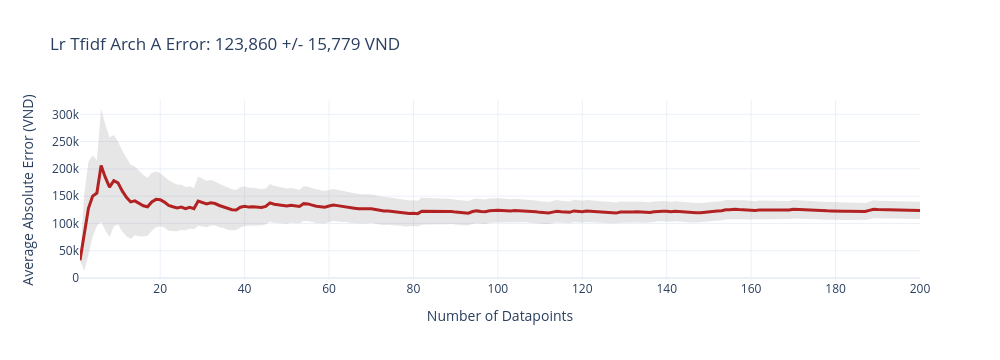
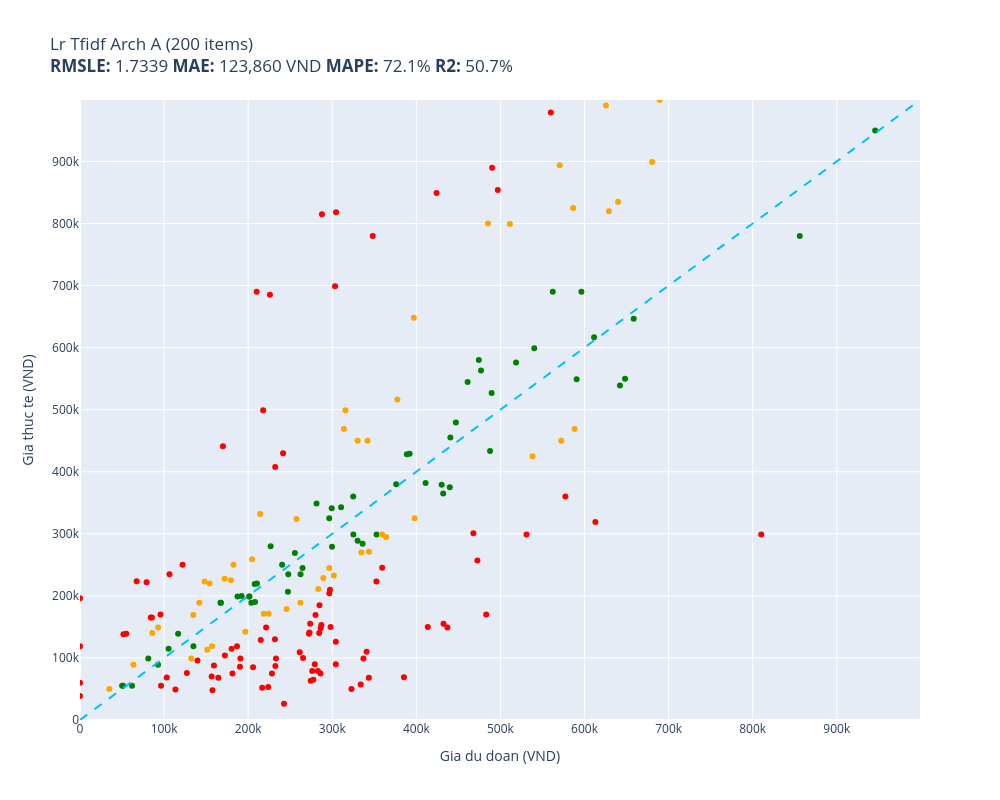

The notebook cell saved with these charts, in order:
### Code cell
t0 = time.time()
lr_model_a = LinearRegression()
lr_model_a.fit(X_train_a, prices)
print(f"LR A train: {time.time()-t0:.1f}s")

def lr_tfidf_arch_a(item):
    x = vectorizer_a.transform([item.summary])
    return max(lr_model_a.predict(x)[0], 0)

results_lr_a = evaluate(lr_tfidf_arch_a, test)

### Figure 1 — Plotly figure (JSON) as saved in the notebook; plotly's stock layout.template omitted (floating-point values rounded to 4 significant figures; data arrays with more than 128 entries replaced by an {"elided": "..."} marker saying what was removed)
{"data": [{"fill": "toself", "fillcolor": "rgba(128,128,128,0.2)", "hoverinfo": "skip", "line": {"color": "rgba(255,255,255,0)"}, "name": "95% CI", "showlegend": false, "type": "scatter", "x": {"elided": "400 int values"}, "y": {"elided": "400 float values"}}, {"customdata": {"elided": "200x1 float values"}, "hovertemplate": "n=%{x}<br>Avg Error=%{y:,.0f} VND<br>+/-95% CI=%{customdata[0]:,.0f} VND<extra></extra>", "line": {"color": "firebrick", "width": 3}, "mode": "lines", "name": "Cumulative Avg Error", "type": "scatter", "x": {"elided": "200 int values"}, "y": {"elided": "200 float values"}}], "layout": {"height": 360, "showlegend": false, "title": {"text": "Lr Tfidf Arch A Error: 123,860 +/- 15,779 VND"}, "width": 1000, "xaxis": {"title": {"text": "Number of Datapoints"}}, "yaxis": {"ticktext": ["0", "50k", "100k", "150k", "200k", "250k", "300k", "350k"], "tickvals": [0, 50000, 100000, 150000, 200000, 250000, 300000, 350000], "title": {"text": "Average Absolute Error (VND)"}}}}

### Figure 2 — Plotly figure (JSON) as saved in the notebook; plotly's stock layout.template omitted (floating-point values rounded to 4 significant figures)
{"data": [{"customdata": [["Thùng lưu trữ, hộp đựng đồ đa năng bằng ...\nDu doan: 447,031 VND\nThuc te: 479,400 VND"], ["Ugreen UG30771US230TK card mạng PCI-e 1x...\nDu doan: 336,114 VND\nThuc te: 284,000 VND"], ["Sạc Tương Thích Cho Laptop Hp Pavilion 1...\nDu doan: 299,344 VND\nThuc te: 341,000 VND"], ["Bàn Phím Tương Thích Cho Laptop Lenovo -...\nDu doan: 255,563 VND\nThuc te: 269,000 VND"], ["COMBO 10 QUẦN ĐIỀU HÒA THÔNG HƠI 5083\nDu doan: 264,676 VND\nThuc te: 245,000 VND"], ["BÚA ĐA NĂNG TOTAL THMFH0126 - HÀNG CHÍNH...\nDu doan: 489,562 VND\nThuc te: 527,000 VND"], ["Quần Kaki nam Khatoco Q2M578R1-CNRE598-2...\nDu doan: 487,669 VND\nThuc te: 433,500 VND"], ["Sạc dành cho Laptop Gaming Asus ROG Stri...\nDu doan: 945,712 VND\nThuc te: 950,000 VND"], ["Áo Bóng Đá Retro Real Madrid 2006/2007 -...\nDu doan: 352,667 VND\nThuc te: 299,000 VND"], ["Áo len dài tay nam thời trang Hàn Quốc S...\nDu doan: 203,785 VND\nThuc te: 189,000 VND"], ["Ugreen UG30701US154TK 13CM Màu Đen Dây U...\nDu doan: 92,829 VND\nThuc te: 89,000 VND"], ["Chuột máy tính có dây Gaming Newmen GX6,...\nDu doan: 431,930 VND\nThuc te: 365,000 VND"], ["Combo hộp   3 món  đeo tay  xinh xắn  ph...\nDu doan: 207,763 VND\nThuc te: 219,000 VND"], ["MÁY MÀI 100MM 710W TOLSEN 79544 - HÀNG C...\nDu doan: 658,523 VND\nThuc te: 646,558 VND"], ["Nệm cho chó mèo 40x50cm Điều Hòa phù hợp...\nDu doan: 192,236 VND\nThuc te: 200,000 VND"], ["Giày Sandal (Xăng Đan) dép quai hậu big ...\nDu doan: 474,317 VND\nThuc te: 580,000 VND"], ["Dầu gội nam Home Scape Care giảm gàu chă...\nDu doan: 262,314 VND\nThuc te: 235,000 VND"], ["Canxi Nano calcium D3 MK7 -Hộp 100 Viên ...\nDu doan: 134,905 VND\nThuc te: 119,000 VND"], ["Đồ Bộ Pijama Thun 3D Lửng Freesize 40-68...\nDu doan: 167,128 VND\nThuc te: 189,000 VND"], ["Balo Laptop 15.6 inch KMORE The CARTER -...\nDu doan: 648,210 VND\nThuc te: 550,000 VND"], ["Ốp lưng da HDD có ngăn đựng thẻ kèm kệ c...\nDu doan: 187,345 VND\nThuc te: 199,000 VND"], ["Chân váy công sở dáng đuôi cá, Lưng cao,...\nDu doan: 281,295 VND\nThuc te: 349,000 VND"], ["Sữa bột Nestlé NAN INFINIPRO A2 1 với cô...\nDu doan: 562,232 VND\nThuc te: 690,000 VND"], ["THINK BIG DO BIGGER, mã G92. Áo thun nam...\nDu doan: 81,219 VND\nThuc te: 99,000 VND"], ["Quần Jean nam Leman đen mài xám JD14 - S...\nDu doan: 590,615 VND\nThuc te: 549,000 VND"], ["Giày Da Nam Giá Rẻ Dập Vân Cá Sấu Có Chu...\nDu doan: 201,441 VND\nThuc te: 199,000 VND"], ["Tranh Xếp Hình Random Cut 750 Mảnh Minh ...\nDu doan: 167,560 VND\nThuc te: 189,000 VND"], ["Serum Prettyskin B5 Phục Hồi, Dưỡng Sáng...\nDu doan: 439,808 VND\nThuc te: 375,000 VND"], ["Bộ chuyển đổi Mini displayport sang H...\nDu doan: 476,917 VND\nThuc te: 563,000 VND"], ["Ốp Lưng Nillkin Super Frosted Shield Pro...\nDu doan: 208,146 VND\nThuc te: 190,000 VND"], ["Cavat 8cm bản lớn Hàn Quốc cao cấp, kẻ x...\nDu doan: 210,449 VND\nThuc te: 220,000 VND"], ["Vỏ Hột Quẹt Bật Lửa Xăng Đá Zorro ZC5-6 ...\nDu doan: 310,536 VND\nThuc te: 342,700 VND"], ["[Hàng Chính Hãng] Loa SoundMax A180/2...\nDu doan: 440,499 VND\nThuc te: 455,000 VND"], ["Đèn pin đội đầu j78 chiếu xa ánh sáng mạ...\nDu doan: 430,117 VND\nThuc te: 379,000 VND"], ["Cáp âm thanh chuyển jack 3.5mm sang 2 đầ...\nDu doan: 105,353 VND\nThuc te: 115,000 VND"], ["Máy Nghe Nhạc MP3 Ruizu X02 8GB - Hàng C...\nDu doan: 518,600 VND\nThuc te: 576,000 VND"], ["Giày Sandal Nữ BIGGBEN Da Bò Thật SDN62\nDu doan: 330,205 VND\nThuc te: 289,000 VND"], ["Ly  Thuỷ Tinh Pha Lê Ý RCR 360ml\nDu doan: 411,003 VND\nThuc te: 382,000 VND"], ["KEM CHỐNG NẮNG DƯỠNG DA VITAMIN - INICO ...\nDu doan: 376,013 VND\nThuc te: 380,000 VND"], ["Bao Case Ốp Cứng Trong Suốt PC bảo vệ ch...\nDu doan: 240,361 VND\nThuc te: 250,000 VND"], ["Ốp lưng dành cho Oppo Reno 5 mẫu Lá Phon...\nDu doan: 51,135 VND\nThuc te: 55,000 VND"], ["Mũ bucket tai bèo form tròn may nhiều mả...\nDu doan: 50,071 VND\nThuc te: 55,000 VND"], ["Kệ đỡ giá đỡ đế tản nhiệt cho ipad máy t...\nDu doan: 116,682 VND\nThuc te: 139,000 VND"], ["Nệm Massage toàn thân Bella Plus MK292\nDu doan: 540,237 VND\nThuc te: 599,000 VND"], ["(HCM) Tranh treo tường trang trí decor t...\nDu doan: 226,690 VND\nThuc te: 280,000 VND"], ["Sạc cho Laptop MSI PS42 8RA  Hàng Nhập k...\nDu doan: 325,098 VND\nThuc te: 299,000 VND"], ["Bộ 6 Ly Thủy Tinh Diamond Bormioli Rocco...\nDu doan: 388,672 VND\nThuc te: 428,400 VND"], ["Mô hình xe Lamborghini Terzo Milennio 1:...\nDu doan: 392,054 VND\nThuc te: 429,000 VND"], ["Sạc Tương Thích Cho Laptop Asus 150w TUF...\nDu doan: 856,002 VND\nThuc te: 780,000 VND"], ["Lược cắt tóc Nhật Bản YS PARK cho tóc ng...\nDu doan: 324,949 VND\nThuc te: 360,000 VND"], ["Túi du lịch dung lượng lớn Business Trav...\nDu doan: 460,998 VND\nThuc te: 544,700 VND"], ["Ốp in cho Samsung Galaxy A10 mẫu Động Vậ...\nDu doan: 61,903 VND\nThuc te: 55,000 VND"], ["Sữa Dưỡng Hỗ Trợ Mờ Nám Luxury Exosome E...\nDu doan: 596,361 VND\nThuc te: 690,000 VND"], ["Sạc cho laptop Dell Gaming Inspiron 7567...\nDu doan: 611,370 VND\nThuc te: 616,756 VND"], ["Cường lực chống nhìn trộm WiWU iPhone 14...\nDu doan: 247,273 VND\nThuc te: 206,798 VND"], ["Giày Sandal Nữ Đế Xuồng HÀ NAM Da Bò Thậ...\nDu doan: 299,686 VND\nThuc te: 279,000 VND"], ["Bao da Dux Ducis dành cho iPhone 15 Pro ...\nDu doan: 247,750 VND\nThuc te: 235,000 VND"], ["Máy nghe nhạc Lossless Ruizu X05 Bộ Nhớ ...\nDu doan: 642,111 VND\nThuc te: 539,000 VND"], ["Áo Sơ Mi Nam Công Sở Trung Niên Thương H...\nDu doan: 296,439 VND\nThuc te: 325,000 VND"], ["Bao da Máy tính bảng Honor Tab V7 Pro tr...\nDu doan: 201,252 VND\nThuc te: 199,000 VND"]], "hovertemplate": "%{customdata[0]}<extra></extra>", "legendgroup": "green", "marker": {"color": "green", "size": 6, "symbol": "circle"}, "mode": "markers", "name": "green", "orientation": "v", "showlegend": true, "type": "scatter", "x": [447000.0, 336100.0, 299300.0, 255600.0, 264700.0, 489600.0, 487700.0, 945700.0, 352700.0, 203800.0, 92830.0, 431900.0, 207800.0, 658500.0, 192200.0, 474300.0, 262300.0, 134900.0, 167100.0, 648200.0, 187300.0, 281300.0, 562200.0, 81220.0, 590600.0, 201400.0, 167600.0, 439800.0, 476900.0, 208100.0, 210400.0, 310500.0, 440500.0, 430100.0, 105400.0, 518600.0, 330200.0, 411000.0, 376000.0, 240400.0, 51130.0, 50070.0, 116700.0, 540200.0, 226700.0, 325100.0, 388700.0, 392100.0, 856000.0, 324900.0, 461000.0, 61900.0, 596400.0, 611400.0, 247300.0, 299700.0, 247800.0, 642100.0, 296400.0, 201300.0], "xaxis": "x", "y": [479400, 284000, 341000, 269000, 245000, 527000, 433500, 950000, 299000, 189000, 89000, 365000, 219000, 646558, 200000, 580000, 235000, 119000, 189000, 550000, 199000, 349000, 690000, 99000, 549000, 199000, 189000, 375000, 563000, 190000, 220000, 342700, 455000, 379000, 115000, 576000, 289000, 382000, 380000, 250000, 55000, 55000, 139000, 599000, 280000, 299000, 428400, 429000, 780000, 360000, 544700, 55000, 690000, 616756, 206798, 279000, 235000, 539000, 325000, 199000], "yaxis": "y"}, {"customdata": [["Bộ Gí Đỡ Từ Đa Chức Năng Hoco PH19 - Hàn...\nDu doan: 233,046 VND\nThuc te: 99,000 VND"], ["Chì Kẻ Mày Xé Suri 101 Black Màu Đen E27...\nDu doan: 242,636 VND\nThuc te: 26,000 VND"], ["Phần Mềm Diệt Virus Trend Micro Maximum ...\nDu doan: 577,232 VND\nThuc te: 360,000 VND"], ["Ugreen UG20868US174TK 2M màu Hồng Dây US...\nDu doan: 304,228 VND\nThuc te: 126,000 VND"], ["Combo Bộ sạc ANSMANN POWERLINE 4 Smart k...\nDu doan: 225,899 VND\nThuc te: 685,000 VND"], ["Cặp Nút Đệm Tai Nghe Silicone Thay Thế C...\nDu doan: 322,816 VND\nThuc te: 50,000 VND"], ["Thức ăn IGUANA Trưởng Thành Bí Đỏ GREENA...\nDu doan: 286,262 VND\nThuc te: 148,000 VND"], ["Combo 4 miếng dán đỡ kệ gỗ VINAVU, giúp ...\nDu doan: 216,667 VND\nThuc te: 52,000 VND"], ["Miếng Dán Dẻo PPF Mặt Lưng, Mặt Trước Dà...\nDu doan: 231,844 VND\nThuc te: 130,000 VND"], ["Quần bơi lưng cao LMcation Anita - Vườn ...\nDu doan: 436,950 VND\nThuc te: 149,000 VND"], ["Giá Đỡ Dây Cáp Wi WU CH011 - Hàng Chính ...\nDu doan: 340,887 VND\nThuc te: 110,000 VND"], ["KHĂN CHOÀNG CASHMERE CAO CẤP CAS15\nDu doan: 352,481 VND\nThuc te: 223,000 VND"], ["[Mẫu mới] Tã quần SunMate siêu mềm mại G...\nDu doan: 85,480 VND\nThuc te: 165,000 VND"], ["Ba lô, balo  laptop thời trang Hàn Quốc ...\nDu doan: 265,267 VND\nThuc te: 100,000 VND"], ["Lốc 4 Gói băng vệ sinh Kotex Bảo Vệ Toàn...\nDu doan: 0 VND\nThuc te: 196,000 VND"], ["Mũ len liền khăn lót nỉ trùm kín cổ siêu...\nDu doan: 180,291 VND\nThuc te: 115,000 VND"], ["Thú nhồi bông rồng sữa vô tri êm mịn - S...\nDu doan: 287,748 VND\nThuc te: 815,000 VND"], ["Muối Rửa Bát Finish chuyên dụng chuyên ...\nDu doan: 186,712 VND\nThuc te: 119,000 VND"], ["Tinh dầu Tràm Huế thương hiệu Làng Hạ 10...\nDu doan: 282,874 VND\nThuc te: 79,000 VND"], ["Combo Mút Trang Điểm Mastige Màu Cam Nhạ...\nDu doan: 164,461 VND\nThuc te: 68,000 VND"], ["Nàng Tiên Tóc Mây DK81159\nDu doan: 127,140 VND\nThuc te: 75,840 VND"], ["Kính cường lực trong suốt Kuzoom cho iPa...\nDu doan: 280,116 VND\nThuc te: 169,000 VND"], ["Đồ Chơi Tay Cầm Âm Nhạc 2 TOONYKIDS - Đồ...\nDu doan: 67,384 VND\nThuc te: 223,500 VND"], ["Dụng cụ đốt Palo santo - Palo santo Hold...\nDu doan: 51,627 VND\nThuc te: 138,000 VND"], ["Sandal dongnai dép quai hậu nữ A24 dù xa...\nDu doan: 304,208 VND\nThuc te: 89,999 VND"], ["Tinh Chất Dưỡng Sáng Da Vitamin C CNP De...\nDu doan: 348,167 VND\nThuc te: 780,000 VND"], ["Bộ Tháo Mắt Xích Xe Loại Tốt – Gọn Nhẹ, ...\nDu doan: 84,136 VND\nThuc te: 165,000 VND"], ["Combo 5 Giấy Thấm Dầu Mayan  (100 Tờ / G...\nDu doan: 190,223 VND\nThuc te: 86,000 VND"], ["Bát Ăn Trẻ Em Amori 580ml - Hàng Cao Cấp...\nDu doan: 274,410 VND\nThuc te: 63,250 VND"], ["Ổ Khóa Chống Trộm Thông Minh\nDu doan: 159,292 VND\nThuc te: 88,000 VND"], ["Sữa bột Enfagrow A+ Neuropro 4 1.7kg với...\nDu doan: 559,884 VND\nThuc te: 979,000 VND"], ["BẠT CHỐNG NẮNG PHÍA TRONG KÍNH LÁI Xe Ô ...\nDu doan: 181,339 VND\nThuc te: 75,000 VND"], ["Giày cao gót 7 phân vải dệt, mũi nhọn hở...\nDu doan: 296,514 VND\nThuc te: 204,250 VND"], ["Thuốc Bột Nhuộm Hoa Tươi  màu thực phẩm ...\nDu doan: 413,588 VND\nThuc te: 150,000 VND"], ["Mũ Lưỡi Trai Nam Thời Trang Lính Cao Cấp...\nDu doan: 205,851 VND\nThuc te: 85,000 VND"], ["Ốp lưng chống sốc vân kim loại cho Samsu...\nDu doan: 228,296 VND\nThuc te: 75,000 VND"], ["Dép Sandal nam da bò nhập khẩu nguyên tấ...\nDu doan: 467,815 VND\nThuc te: 301,000 VND"], ["Kiếng Hậu Kitaco Z2 Japan 10mm\nDu doan: 210,109 VND\nThuc te: 690,000 VND"], ["Gấu Bông Đựng Khăn Giấy và Sọt Rác Tiện ...\nDu doan: 122,025 VND\nThuc te: 250,000 VND"], ["Balo Nữ Thời Trang 3in1 Hình BTS MH566\nDu doan: 113,512 VND\nThuc te: 49,000 VND"], ["Bình Uống Nước Cho Bé LocknLock HAP916 4...\nDu doan: 232,147 VND\nThuc te: 407,700 VND"], ["Khăn lụa choàng cổ 02\nDu doan: 221,351 VND\nThuc te: 149,000 VND"], ["Thắt Lưng Nữ Dây Nịt Nữ Button mang đầm ...\nDu doan: 190,718 VND\nThuc te: 99,000 VND"], ["Chảo Nhôm Chống Dính You Cook 18cm\nDu doan: 261,344 VND\nThuc te: 109,000 VND"], ["Loa HP 2000 (VS)\nDu doan: 286,978 VND\nThuc te: 153,000 VND"], ["Áo ren organza trắng Maxivic M042302\nDu doan: 490,173 VND\nThuc te: 890,000 VND"], ["Nón hiphop NEON POKER black\nDu doan: 337,104 VND\nThuc te: 99,000 VND"], ["Thắt lưng bản 4cm. Mặt khoá phong cách\nDu doan: 276,124 VND\nThuc te: 79,000 VND"], ["Chuột Gaming T-Wolf G560 Led USB - Hàng ...\nDu doan: 284,445 VND\nThuc te: 140,000 VND"], ["Bộ Test Nước Emaux CE029\nDu doan: 297,277 VND\nThuc te: 210,000 VND"], ["Túi xách công sở nam dọc cao cấp chống t...\nDu doan: 531,018 VND\nThuc te: 299,000 VND"], ["Giày tây Giày lười nam hàn quốc đai kim ...\nDu doan: 79,145 VND\nThuc te: 222,000 VND"], ["Ví nữ cầm tay vuông mini hình cỏ ba lá  ...\nDu doan: 0 VND\nThuc te: 38,500 VND"], ["Xịt Dưỡng Ẩm Eucerin Cho Da Nhạy Cảm 50m...\nDu doan: 483,056 VND\nThuc te: 170,000 VND"], ["Bánh Custas kem trứng Orion hộp 276g\nDu doan: 0 VND\nThuc te: 60,000 VND"], ["Loa SUB Siêu Trầm Cao Cấp S1 - Hàng Nhập...\nDu doan: 424,068 VND\nThuc te: 849,000 VND"], ["Combo 3 Kem Đánh Răng P/S Trắng Răng Tha...\nDu doan: 172,293 VND\nThuc te: 104,000 VND"], ["Ugreen UG80110CM261TK bộ chuyển RS232 ra...\nDu doan: 169,979 VND\nThuc te: 441,000 VND"], ["THANH XỐP RUY BĂNG CUỐN TÓC KHÔNG NHIỆT ...\nDu doan: 139,745 VND\nThuc te: 96,000 VND"], ["Bàn Xếp Gọn Gỗ Tự Nhiên BM 50cm x 70cm (...\nDu doan: 496,877 VND\nThuc te: 854,000 VND"], ["Combo 10 Mặt Nạ Banobagi Kháng Viêm, Giả...\nDu doan: 95,688 VND\nThuc te: 170,000 VND"], ["Bông tẩy tế bào chết và dưỡng ẩm da cho ...\nDu doan: 241,506 VND\nThuc te: 430,000 VND"], ["Combo 2 bộ miếng lót cho giày rộng V.3 T...\nDu doan: 157,507 VND\nThuc te: 48,000 VND"], ["Ốp lưng dành cho Samsung M20 Chim Lửa N...\nDu doan: 96,365 VND\nThuc te: 55,000 VND"], ["Combo Pharmaact Sảng Khoái Mát Lạnh - Ch...\nDu doan: 272,362 VND\nThuc te: 139,000 VND"], ["Gối Tựa Lưng Massage Túi Khí Kéo Dãn,Tíc...\nDu doan: 612,928 VND\nThuc te: 319,000 VND"], ["Tông đơ chấn viền Kemei KM-2299 lưỡi cắt...\nDu doan: 217,821 VND\nThuc te: 499,000 VND"], ["Kẹp Gỗ Đa Năng  Dùng Để Gắp Kẹp Thức Ăn ...\nDu doan: 333,834 VND\nThuc te: 57,000 VND"], ["Bọt dung dịch vệ sinh dành cho teen Oris...\nDu doan: 432,330 VND\nThuc te: 155,000 VND"], ["Nón lá vẽ mỹ nghệ hoạ tiết Cô gái trong ...\nDu doan: 277,585 VND\nThuc te: 65,000 VND"], ["Hộp Nhựa 200x120x75mm - Chống nước CT\nDu doan: 223,781 VND\nThuc te: 53,350 VND"], ["Chuột Razer DeathAdder Essential-Ergonom...\nDu doan: 303,317 VND\nThuc te: 699,000 VND"], ["Ngũ cốc Xuân An yến mạch hạnh nhân hạt c...\nDu doan: 232,354 VND\nThuc te: 87,000 VND"], ["Giấy Vẽ Faber 200g Khổ A4 Fish 104002\nDu doan: 103,216 VND\nThuc te: 68,400 VND"], ["Kệ khay chữ nhật để miếng rửa chén có Kh...\nDu doan: 385,220 VND\nThuc te: 69,000 VND"], ["Sữa tắm joyce & doll cho chó mèo - Sữa t...\nDu doan: 106,379 VND\nThuc te: 235,000 VND"], ["[HSD 03/2027] Sữa Tắm On: The Body Cấp Ẩ...\nDu doan: 214,990 VND\nThuc te: 129,000 VND"], ["Bông Lau Thay Thế Cho Chổi Lau Nhà Cao C...\nDu doan: 343,578 VND\nThuc te: 68,000 VND"], ["Ốp Lưng Kính Cường Lực Trong Suốt Hoàn T...\nDu doan: 272,773 VND\nThuc te: 140,798 VND"], ["Bàn phím dùng cho Laptop Asus F451c Asus...\nDu doan: 359,365 VND\nThuc te: 245,191 VND"], ["(GIÁ TỐT) Giày đế xuồng nữ da bò thật mà...\nDu doan: 284,812 VND\nThuc te: 185,000 VND"], ["Mật Ong Vihoney 180ml\nDu doan: 286,032 VND\nThuc te: 75,000 VND"], ["Hộp mực 35A 85A 36A Halloya có lỗ đổ mực...\nDu doan: 298,008 VND\nThuc te: 150,000 VND"], ["Bộ cấp nước bồn cầu - Bộ cấp nước két nư...\nDu doan: 273,758 VND\nThuc te: 155,000 VND"], ["Vòng bi xe máy KONLON 63/22 Open\nDu doan: 279,291 VND\nThuc te: 90,000 VND"], ["KB31EKT - Thẻ chìa khóa khách sạn Vivace...\nDu doan: 304,543 VND\nThuc te: 818,000 VND"], ["Tam sơn tam cấp kệ để bát hương ,nhang b...\nDu doan: 810,200 VND\nThuc te: 299,000 VND"], ["Găng tay da nam mẫu HOT Siêu CẢM ỨNG, Si...\nDu doan: 55,069 VND\nThuc te: 139,000 VND"], ["Bàn phím cho 4736 4736G 4736Z 4736ZG 481...\nDu doan: 472,575 VND\nThuc te: 257,197 VND"], ["Make Today Great, mã G276. Hãy tỏa sáng ...\nDu doan: 0 VND\nThuc te: 119,000 VND"], ["Vớ tất thể thao nam cổ trung ELLE ACTIVE...\nDu doan: 156,602 VND\nThuc te: 70,000 VND"]], "hovertemplate": "%{customdata[0]}<extra></extra>", "legendgroup": "red", "marker": {"color": "red", "size": 6, "symbol": "circle"}, "mode": "markers", "name": "red", "orientation": "v", "showlegend": true, "type": "scatter", "x": [233000.0, 242600.0, 577200.0, 304200.0, 225900.0, 322800.0, 286300.0, 216700.0, 231800.0, 436900.0, 340900.0, 352500.0, 85480.0, 265300.0, 0.0, 180300.0, 287700.0, 186700.0, 282900.0, 164500.0, 127100.0, 280100.0, 67380.0, 51630.0, 304200.0, 348200.0, 84140.0, 190200.0, 274400.0, 159300.0, 559900.0, 181300.0, 296500.0, 413600.0, 205900.0, 228300.0, 467800.0, 210100.0, 122000.0, 113500.0, 232100.0, 221400.0, 190700.0, 261300.0, 287000.0, 490200.0, 337100.0, 276100.0, 284400.0, 297300.0, 531000.0, 79150.0, 0.0, 483100.0, 0.0, 424100.0, 172300.0, 170000.0, 139700.0, 496900.0, 95690.0, 241500.0, 157500.0, 96370.0, 272400.0, 612900.0, 217800.0, 333800.0, 432300.0, 277600.0, 223800.0, 303300.0, 232400.0, 103200.0, 385200.0, 106400.0, 215000.0, 343600.0, 272800.0, 359400.0, 284800.0, 286000.0, 298000.0, 273800.0, 279300.0, 304500.0, 810200.0, 55070.0, 472600.0, 0.0, 156600.0], "xaxis": "x", "y": [99000, 26000, 360000, 126000, 685000, 50000, 148000, 52000, 130000, 149000, 110000, 223000, 165000, 100000, 196000, 115000, 815000, 119000, 79000, 68000, 75840, 169000, 223500, 138000, 89999, 780000, 165000, 86000, 63250, 88000, 979000, 75000, 204250, 150000, 85000, 75000, 301000, 690000, 250000, 49000, 407700, 149000, 99000, 109000, 153000, 890000, 99000, 79000, 140000, 210000, 299000, 222000, 38500, 170000, 60000, 849000, 104000, 441000, 96000, 854000, 170000, 430000, 48000, 55000, 139000, 319000, 499000, 57000, 155000, 65000, 53350, 699000, 87000, 68400, 69000, 235000, 129000, 68000, 140798, 245191, 185000, 75000, 150000, 155000, 90000, 818000, 299000, 139000, 257197, 119000, 70000], "yaxis": "y"}, {"customdata": [["Dây đai du lịch Master Lock 4701EURDGRN ...\nDu doan: 257,475 VND\nThuc te: 324,000 VND"], ["Bịch cà phê hòa tan 3 in 1 Meet More (50...\nDu doan: 262,106 VND\nThuc te: 189,000 VND"], ["KHĂN CHOÀNG CASHMERE CAO CẤP CAS34\nDu doan: 148,190 VND\nThuc te: 223,000 VND"], ["Bóng Đèn Ô Tô Xtec H15 12V 15/55W\nDu doan: 218,615 VND\nThuc te: 171,000 VND"], ["Kính mát nam Mắt vuông chống nắng uv thờ...\nDu doan: 85,955 VND\nThuc te: 140,000 VND"], ["Phần mềm thiết kế iSolid 3D phiên bản ti...\nDu doan: 570,536 VND\nThuc te: 894,000 VND"], ["Quạt treo tường Lifan TE-1689 có remote ...\nDu doan: 639,926 VND\nThuc te: 835,000 VND"], ["COMBO 2 ĐÈN TƯỜNG TRANG TRÍ TRONG NHÀ MS...\nDu doan: 364,078 VND\nThuc te: 295,000 VND"], ["Miếng Kính Cường Lực Chống Nhìn Trộm cho...\nDu doan: 330,234 VND\nThuc te: 449,999 VND"], ["Mì Trứng Cao Cấp Meizan (500g)\nDu doan: 34,910 VND\nThuc te: 50,000 VND"], ["Bơm Hơi Đạp Chân Cho ÔTÔ , Xe Máy, Xe Đạ...\nDu doan: 92,924 VND\nThuc te: 149,000 VND"], ["Cặp Đựng Laptop Chống Sốc Cao Cấp, Cặp Đ...\nDu doan: 397,986 VND\nThuc te: 325,000 VND"], ["Máy Đo Huyết Áp Cơ ALPK2 - Nhập Khẩu Chí...\nDu doan: 586,571 VND\nThuc te: 825,000 VND"], ["Tấm dán patch_velcro treo tường\nDu doan: 154,128 VND\nThuc te: 220,000 VND"], ["Chà bông xù Viettin Mart 500G\nDu doan: 151,366 VND\nThuc te: 113,000 VND"], ["Gối Cao Su Non Chống Méo Đầu Cho Bé\nDu doan: 179,508 VND\nThuc te: 225,000 VND"], ["Bộ Pyjama HUONGTAM Phi tay dài nam cao c...\nDu doan: 204,641 VND\nThuc te: 259,000 VND"], ["Pin dùng cho Laptop Acer One 725 - Hàng ...\nDu doan: 377,485 VND\nThuc te: 516,465 VND"], ["Rượu Vang Chile Yali Wetland Reserva Cab...\nDu doan: 572,325 VND\nThuc te: 450,000 VND"], ["Kính xinh, Kính râm Mắt mèo Hàn Quốc thờ...\nDu doan: 141,911 VND\nThuc te: 189,000 VND"], ["Miếng Lót Chuột MousePad Trải Bàn Nitend...\nDu doan: 156,956 VND\nThuc te: 119,000 VND"], ["AirTag Charm Strap hàng chính hãng Bone\nDu doan: 296,476 VND\nThuc te: 245,000 VND"], ["Sạc Tương Thích Cho Laptop Asus Vivobook...\nDu doan: 485,145 VND\nThuc te: 800,000 VND"], ["Đồ Chơi Giáo Dục Sớm Tháp Xếp Chồng Lala...\nDu doan: 245,680 VND\nThuc te: 179,000 VND"], ["Bao da dành cho Samsung Galaxy Tab S6 10...\nDu doan: 171,980 VND\nThuc te: 227,500 VND"], ["(ẢNH THẬT) Tranh treo tường núi non hùng...\nDu doan: 182,560 VND\nThuc te: 250,000 VND"], ["Giá đỡ điện thoại để bàn chất liệu plast...\nDu doan: 283,431 VND\nThuc te: 211,000 VND"], ["Máy Xay Sinh Tố BlueStone BLB-5328 1.5 L...\nDu doan: 689,346 VND\nThuc te: 999,000 VND"], ["Bọc Vô Lăng CIND C037 Size M Màu Kem\nDu doan: 196,691 VND\nThuc te: 142,000 VND"], ["Bộ combo Vệ Sinh & Khửi mùi Giày Dép Sne...\nDu doan: 289,451 VND\nThuc te: 229,000 VND"], ["Bàn Phím dùng cho Laptop ACER Extensa 25...\nDu doan: 343,617 VND\nThuc te: 271,170 VND"], ["Hộp Đựng Thuốc Lá 20 Điếu Dài Slim Nút B...\nDu doan: 132,294 VND\nThuc te: 99,000 VND"], ["Wekki Đồ Chơi Lắp Ráp Tiệm Đá Bào Wk5060...\nDu doan: 315,692 VND\nThuc te: 499,000 VND"], ["COMBO 2 Sợi Dây Buộc Tóc ADIDAS ADAC-165...\nDu doan: 214,343 VND\nThuc te: 332,000 VND"], ["Combo kem bôi da thuần mộc ngừa rôm sảy ...\nDu doan: 334,562 VND\nThuc te: 270,000 VND"], ["Máy lọc không khí xe hơi ô tô công nghệ ...\nDu doan: 538,168 VND\nThuc te: 425,000 VND"], ["Đồ chơi lắp ráp Mô hình máy bay ném bom ...\nDu doan: 359,350 VND\nThuc te: 299,000 VND"], ["Kính râm nam Solex chữ H Mắt kính thủy t...\nDu doan: 313,906 VND\nThuc te: 469,000 VND"], ["MŨI KHOAN ĐẤT Φ150X800MM INGCO GEA55221-...\nDu doan: 397,023 VND\nThuc te: 648,000 VND"], ["Cặp đèn thờ bằng gỗ khắc chữ  phúc lộc t...\nDu doan: 680,410 VND\nThuc te: 899,000 VND"], ["Khóa Đồng 75 CS Series ABUS (60mm)\nDu doan: 511,324 VND\nThuc te: 799,000 VND"], ["Xích đeo quần 2 lớp thép titan không đen...\nDu doan: 224,390 VND\nThuc te: 171,000 VND"], ["Sạc Laptop dùng cho Máy Tinh HP - Kèm Dâ...\nDu doan: 301,946 VND\nThuc te: 232,771 VND"], ["Quánh Đúc Chống Dính Vân Đá Đáy Từ Ecora...\nDu doan: 588,218 VND\nThuc te: 469,000 VND"], ["Hộp mực Thuận Phong 204A dùng cho máy in...\nDu doan: 625,543 VND\nThuc te: 990,000 VND"], ["Áo Mưa 1 Người Bít Sườn Thời Trang, RAND...\nDu doan: 134,748 VND\nThuc te: 169,000 VND"], ["Bộ Lắp Ghép Cho Bé 3D Mideer Translucent...\nDu doan: 342,058 VND\nThuc te: 450,000 VND"], ["Cây gãi lưng/ gãi ngứa bằng sừng Trâu [M...\nDu doan: 63,590 VND\nThuc te: 89,000 VND"], ["Bàn Phím dùng cho laptop HP Folio 13.3\" ...\nDu doan: 629,061 VND\nThuc te: 819,720 VND"]], "hovertemplate": "%{customdata[0]}<extra></extra>", "legendgroup": "orange", "marker": {"color": "orange", "size": 6, "symbol": "circle"}, "mode": "markers", "name": "orange", "orientation": "v", "showlegend": true, "type": "scatter", "x": [257500.0, 262100.0, 148200.0, 218600.0, 85960.0, 570500.0, 639900.0, 364100.0, 330200.0, 34910.0, 92920.0, 398000.0, 586600.0, 154100.0, 151400.0, 179500.0, 204600.0, 377500.0, 572300.0, 141900.0, 157000.0, 296500.0, 485100.0, 245700.0, 172000.0, 182600.0, 283400.0, 689300.0, 196700.0, 289500.0, 343600.0, 132300.0, 315700.0, 214300.0, 334600.0, 538200.0, 359400.0, 313900.0, 397000.0, 680400.0, 511300.0, 224400.0, 301900.0, 588200.0, 625500.0, 134700.0, 342100.0, 63590.0, 629100.0], "xaxis": "x", "y": [324000, 189000, 223000, 171000, 140000, 894000, 835000, 295000, 449999, 50000, 149000, 325000, 825000, 220000, 113000, 225000, 259000, 516465, 450000, 189000, 119000, 245000, 800000, 179000, 227500, 250000, 211000, 999000, 142000, 229000, 271170, 99000, 499000, 332000, 270000, 425000, 299000, 469000, 648000, 899000, 799000, 171000, 232771, 469000, 990000, 169000, 450000, 89000, 819720], "yaxis": "y"}, {"hoverinfo": "skip", "line": {"color": "deepskyblue", "dash": "dash", "width": 2}, "mode": "lines", "name": "y = x", "showlegend": false, "type": "scatter", "x": [0, 999000], "y": [0, 999000]}], "layout": {"height": 800, "legend": {"title": {"text": "color"}, "tracegroupgap": 0}, "showlegend": false, "title": {"text": "Lr Tfidf Arch A (200 items)<br><b>RMSLE:</b> 1.7339 <b>MAE:</b> 123,860 VND <b>MAPE:</b> 72.1% <b>R2:</b> 50.7%"}, "width": 1000, "xaxis": {"anchor": "y", "domain": [0, 1], "range": [0, 999000], "ticktext": ["0", "100k", "200k", "300k", "400k", "500k", "600k", "700k", "800k", "900k", "1,000k"], "tickvals": [0, 100000, 200000, 300000, 400000, 500000, 600000, 700000, 800000, 900000, 1000000], "title": {"text": "Gia du doan (VND)"}}, "yaxis": {"anchor": "x", "domain": [0, 1], "range": [0, 999000], "ticktext": ["0", "100k", "200k", "300k", "400k", "500k", "600k", "700k", "800k", "900k", "1,000k"], "tickvals": [0, 100000, 200000, 300000, 400000, 500000, 600000, 700000, 800000, 900000, 1000000], "title": {"text": "Gia thuc te (VND)"}}}}
